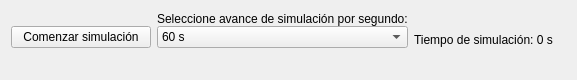
     <widget class="QWidget" name="widget" native="true">
      <property name="sizePolicy">
       <sizepolicy hsizetype="Preferred" vsizetype="Preferred">
        <horstretch>0</horstretch>
        <verstretch>0</verstretch>
       </sizepolicy>
      </property>
      <property name="maximumSize">
       <size>
        <width>650</width>
        <height>80</height>
       </size>
      </property>
      <layout class="QHBoxLayout" name="horizontalLayout_2">
       <item>
        <layout class="QVBoxLayout" name="verticalLayout_5">
         <property name="spacing">
          <number>0</number>
         </property>
         <property name="sizeConstraint">
          <enum>QLayout::SizeConstraint::SetMinimumSize</enum>
         </property>
         <property name="bottomMargin">
          <number>21</number>
         </property>
         <item alignment="Qt::AlignmentFlag::AlignTop">
          <widget class="QLabel" name="label_60">
           <property name="text">
            <string/>
           </property>
          </widget>
         </item>
         <item alignment="Qt::AlignmentFlag::AlignHCenter|Qt::AlignmentFlag::AlignVCenter">
          <widget class="QPushButton" name="botonSimulacion">
           <property name="sizePolicy">
            <sizepolicy hsizetype="Minimum" vsizetype="Minimum">
             <horstretch>0</horstretch>
             <verstretch>0</verstretch>
            </sizepolicy>
           </property>
           <property name="minimumSize">
            <size>
             <width>140</width>
             <height>0</height>
            </size>
           </property>
           <property name="maximumSize">
            <size>
             <width>140</width>
             <height>25</height>
            </size>
           </property>
           <property name="text">
            <string>Comenzar simulación</string>
           </property>
          </widget>
         </item>
        </layout>
       </item>
       <item>
        <layout class="QVBoxLayout" name="verticalLayout_4">
         <property name="spacing">
          <number>0</number>
         </property>
         <property name="sizeConstraint">
          <enum>QLayout::SizeConstraint::SetMinimumSize</enum>
         </property>
         <property name="bottomMargin">
          <number>21</number>
         </property>
         <item>
          <widget class="QLabel" name="label_21">
           <property name="sizePolicy">
            <sizepolicy hsizetype="Preferred" vsizetype="Minimum">
             <horstretch>0</horstretch>
             <verstretch>0</verstretch>
            </sizepolicy>
           </property>
           <property name="text">
            <string>Seleccione avance de simulación por segundo:</string>
           </property>
          </widget>
         </item>
         <item alignment="Qt::AlignmentFlag::AlignVCenter">
          <widget class="QComboBox" name="comboBox_3">
           <item>
            <property name="text">
             <string>60 s</string>
            </property>
           </item>
           <item>
            <property name="text">
             <string>30 s</string>
            </property>
           </item>
           <item>
            <property name="text">
             <string>20 s</string>
            </property>
           </item>
           <item>
            <property name="text">
             <string>15 s</string>
            </property>
           </item>
           <item>
            <property name="text">
             <string>10 s</string>
            </property>
           </item>
           <item>
            <property name="text">
             <string>5 s</string>
            </property>
           </item>
           <item>
            <property name="text">
             <string>2 s</string>
            </property>
           </item>
           <item>
            <property name="text">
             <string>1 s</string>
            </property>
           </item>
          </widget>
         </item>
        </layout>
       </item>
       <item>
        <widget class="QLabel" name="tiempoSimulacion">
         <property name="text">
          <string>Tiempo de simulación: 0 s</string>
         </property>
        </widget>
       </item>
       <item>
        <widget class="QLabel" name="DiaHoraMinuto">
         <property name="text">
          <string/>
         </property>
        </widget>
       </item>
      </layout>
     </widget>
